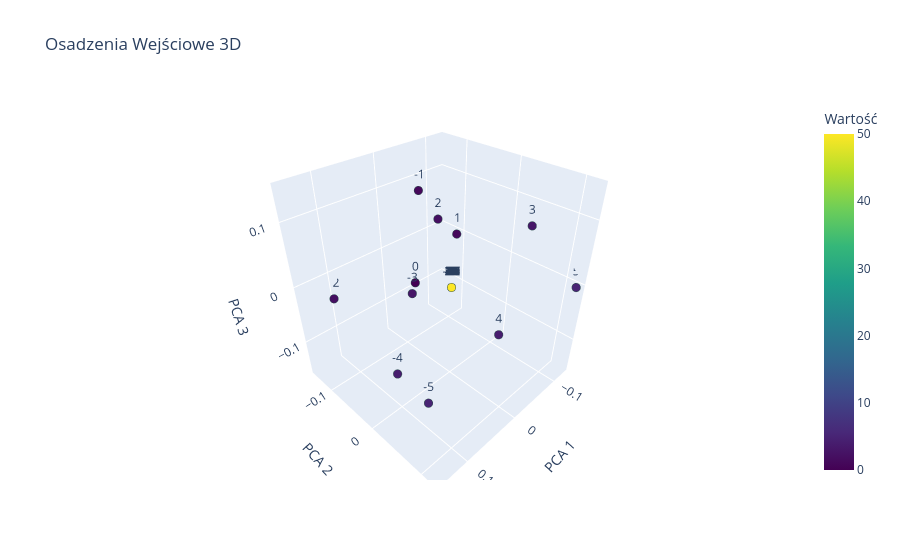

Notebook cell for this chart:
### Code cell
import torch
import pandas as pd
import plotly.express as px
from sklearn.decomposition import PCA

def plot_embeddings_3d(model, title="Osadzenia Wejściowe 3D"):
    embeddings = model.tokens_embed.weight.detach().cpu().numpy()
    
    pca = PCA(n_components=3)
    embeddings_3d = pca.fit_transform(embeddings)
    
    num_tokens = embeddings.shape[0]
    labels = [str(i - num_tokens//2) for i in range(num_tokens)] 
    
    values = [abs(i - num_tokens//2) for i in range(num_tokens)]
    
    df = pd.DataFrame({
        'PCA 1': embeddings_3d[:, 0],
        'PCA 2': embeddings_3d[:, 1],
        'PCA 3': embeddings_3d[:, 2],
        'Token': labels,
        'Wartość': values
    })
    
    fig = px.scatter_3d(
        df, 
        x='PCA 1', 
        y='PCA 2', 
        z='PCA 3',
        text='Token',
        color='Wartość',
        color_continuous_scale='Viridis',
        title=title
    )
    
    fig.update_traces(
        marker=dict(size=5, line=dict(width=1, color='DarkSlateGrey')),
        textposition='top center'
    )
    
    fig.show()


plot_embeddings_3d(model)
